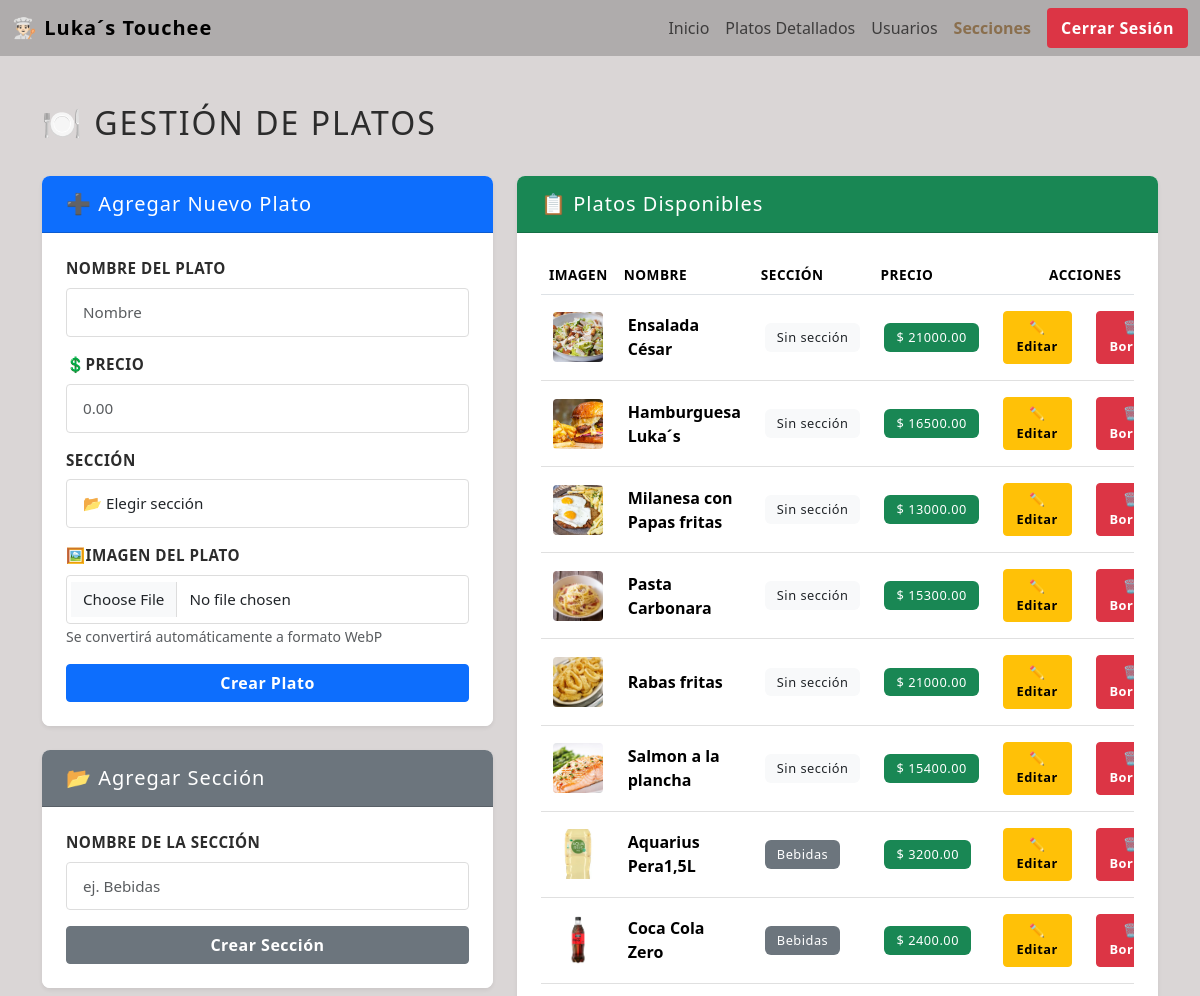
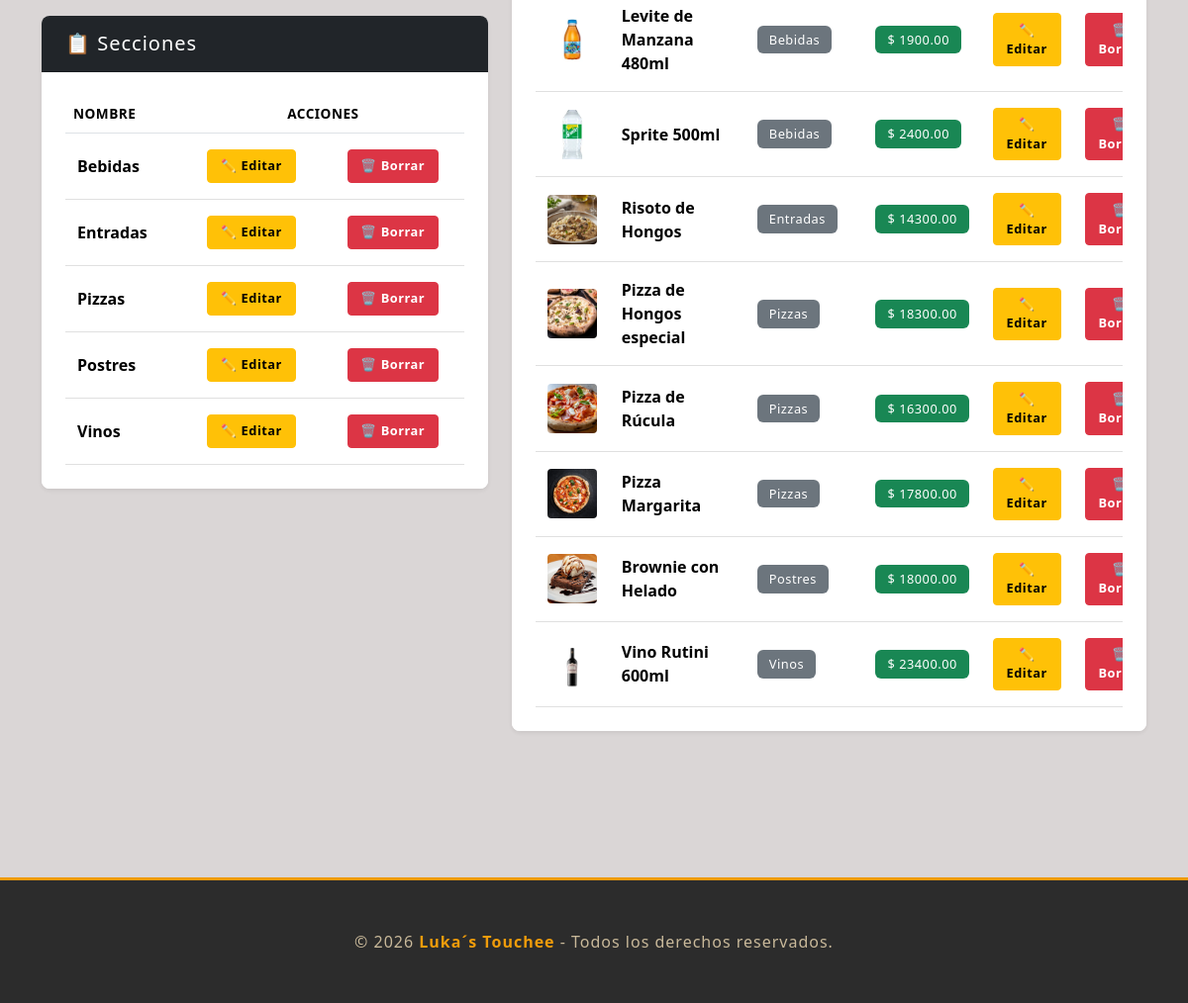
The app's page /admin/index.php (signed in) with its own data (2 pictures, top to bottom).
### tables this page shows
CREATE TABLE `secciones` (
  `id_seccion` int(11) NOT NULL,
  `nombre` varchar(20) NOT NULL
);

CREATE TABLE `comidas` (
  `id_comida` int(11) NOT NULL,
  `nombre` varchar(50) NOT NULL,
  `precio` decimal(10,2) NOT NULL,
  `imagen` varchar(255) DEFAULT NULL,
  `descripcion` text DEFAULT NULL,
  `fk_seccion` int(11) DEFAULT NULL
);

### admin/index.php (the view, shortened to what this page needs)
<?php
include_once("../config/config.php");
?>
<!DOCTYPE html>
<html lang="es">
<head>
    <link href="https://cdn.jsdelivr.net/npm/bootstrap@5.3.8/dist/css/bootstrap.min.css" rel="stylesheet"
>
    <link rel="stylesheet" href="../css/style.css">
</head>
<body class="admin-body">
    <header>
        <nav class="navbar navbar-expand-lg bg-body-tertiary">
            <div class="container-fluid">
                <a class="navbar-brand" href="../pages/inicio.php">👨🏻‍🍳 Luka´s Touchee</a>
                <div class="collapse navbar-collapse" id="navbarNavDropdown">
                    <ul class="navbar-nav ms-auto">
                        <li class="nav-item">
                            <a class="nav-link" href="../pages/inicio.php">Inicio</a>
                        </li>
                        <?php if(isset($_SESSION['fk_tipo_usuario']) && $_SESSION['fk_tipo_usuario'] == 1){ ?>
                        <li class="nav-item">
                                <a class="nav-link" href="../pages/platos_detallados.php">Platos Detallados</a>
                            </li>
                        <li class="nav-item">
                            <a class="nav-link" href="usuarios.php">Usuarios</a>
                        </li>
                        <li class="nav-item">
                            <a class="nav-link active" href="index.php">Secciones</a>
                        </li>
                        <?php } ?>
                        <?php if(isset($_SESSION['id_usuario'])){ ?>
                        <li class="nav-item">
                            <a class="btn btn-outline-danger ms-2" href="../components/logout.php">Cerrar Sesión</a>
                        </li>
                        <?php } ?>
                    </ul>
                </div>
            </div>
        </nav>
    </header>
    <main class="container py-5">
        <div class="row mb-4">
            <div class="col-12">
                <h1 class="admin-title">🍽️ Gestión de Platos</h1>
            </div>
        </div>
        <div class="row">
            <div class="col-lg-5 mb-4">
                <div class="card shadow-sm admin-card">
                    <div class="card-header bg-primary text-white">
                        <h5 class="mb-0">➕ Agregar Nuevo Plato</h5>
                    </div>
                    <div class="card-body">
                        <form action="ABM/alta_comida.php" method="post" enctype="multipart/form-data">
                            <div class="mb-3">
                                <label for="nombre" class="form-label">Nombre del Plato</label>
                                <input type="text" class="form-control" name="nombre" id="nombre" placeholder="Nombre" required>
                            </div>
                            <div class="mb-3">
                                <label for="precio" class="form-label">💲Precio</label>
                                <input type="number" class="form-control" name="precio" id="precio" placeholder="0.00" step="0.01" min="0" required>
                            </div>
                            <div class="mb-3">
                                <label for="fk_seccion" class="form-label">Sección</label>
                                <select class="form-control" name="fk_seccion" id="fk_seccion" required>
                                    <option value=""> 📂 Elegir sección </option>
                                </select>
                            </div>
                            <div class="mb-3">
                                <label for="imagen" class="form-label">🖼️Imagen del Plato</label>
                                <input type="file" class="form-control" name="imagen" id="imagen" accept="image/*" required>
                                <small class="text-muted">Se convertirá automáticamente a formato WebP</small>
                            </div>
                            <button type="submit" class="btn btn-primary w-100">Crear Plato</button>
                        </form>
                    </div>
                </div>
                <div class="card shadow-sm admin-card mt-4">
                    <div class="card-header bg-secondary text-white">
                        <h5 class="mb-0">📂 Agregar Sección</h5>
                    </div>
                    <div class="card-body">
                        <form action="ABM/alta_sec.php" method="get">
                            <div class="mb-3">
                                <label for="seccion" class="form-label">Nombre de la Sección</label>
                                <input type="text" class="form-control" name="seccion" id="seccion" placeholder="ej. Bebidas" required>
                            </div>
                            <button type="submit" class="btn btn-secondary w-100">Crear Sección</button>
                        </form>
                    </div>
                </div>
                <div class="card shadow-sm admin-card mt-4">
                    <div class="card-header bg-dark text-white">
                        <h5 class="mb-0">📋 Secciones</h5>
                    </div>
                    <div class="card-body">
                        <div class="table-responsive">
                            <table class="table table-hover mb-0">
                                <thead>
                                    <tr>
                                        <th>Nombre</th>
                                        <th colspan="2" class="text-center">Acciones</th>
                                    </tr>
                                </thead>
                                <tbody>
                                    <?php
                                    $consulta_secs = "SELECT * FROM `secciones` ORDER BY nombre ASC";
                                    $resultado_secs = mysqli_query($con, $consulta_secs);
                                    if(mysqli_num_rows($resultado_secs) > 0){
                                        while($fila_sec = mysqli_fetch_array($resultado_secs)){
                                            print "
                                                <tr>
                                                    <td class='align-middle'><strong>$fila_sec[nombre]</strong></td>
                                                    <td class='text-center'><a class='btn btn-sm btn-warning' href='ABM/mod_sec.php?id=$fila_sec[id_seccion]'>✏️ Editar</a></td>
                                                    <td class='text-center'><a class='btn btn-sm btn-danger' href='ABM/baja_sec.php?id=$fila_sec[id_seccion]' onclick='return confirm(\"¿Seguro que deseas borrar esta sección?\")'>🗑️ Borrar</a></td>
                                                </tr>
                                            ";
                                        }
                                    } else {
                                        print "<tr><td colspan='3' class='text-center text-muted py-4'>No hay secciones registradas</td></tr>";
                                    }
                                    ?>
                                </tbody>
                            </table>
                        </div>
                    </div>
                </div>
            </div>
            <div class="col-lg-7">
                <div class="card shadow-sm admin-card">
                    <div class="card-header bg-success text-white">
                        <h5 class="mb-0">📋 Platos Disponibles</h5>
                    </div>
                    <div class="card-body">
                        <div class="table-responsive">
                            <table class="table table-hover mb-0">
                                <thead>
                                    <tr>
                                        <th>Imagen</th>
                                        <th>Nombre</th>
                                        <th>Sección</th>
                                        <th>Precio</th>
                                        <th colspan="2" class="text-center">Acciones</th>
                                    </tr>
                                </thead>
                                <tbody>
                                    <?php
                                    $consulta = "SELECT c.*, s.nombre AS nombre_seccion FROM `comidas` c LEFT JOIN `secciones` s ON c.fk_seccion = s.id_seccion ORDER BY s.nombre ASC, c.nombre ASC";
                                    $resultado = mysqli_query($con, $consulta);
                                    if(mysqli_num_rows($resultado) > 0) {
                                        while ($fila = mysqli_fetch_array($resultado)) {
                                            $seccion_label = $fila['nombre_seccion'] ? "<span class='badge bg-secondary'>$fila[nombre_seccion]</span>" : "<span class='badge bg-light text-dark'>Sin sección</span>";
                                            print "
                                                <tr>
                                                    <td class='align-middle'><img src='../imgs/$fila[id_comida].webp' alt='$fila[nombre]' style='width: 50px; height: 50px; object-fit: cover; border-radius: 4px;' onerror=\"this.src='../imgs/default.webp'\"></td>
                                                    <td class='align-middle'><strong>$fila[nombre]</strong></td>
                                                    <td class='align-middle'>$seccion_label</td>
                                                    <td class='align-middle'><span class='badge bg-success'>$ $fila[precio]</span></td>
                                                    <td class='text-center'><a class='btn btn-sm btn-warning' href='ABM/editar_plato.php?id=$fila[id_comida]'>✏️ Editar</a></td>
                                                    <td class='text-center'><a class='btn btn-sm btn-danger' href='ABM/baja_comida.php?id=$fila[id_comida]' onclick='return confirm(\"¿Seguro que deseas borrar este plato?\")'>🗑️ Borrar</a></td>
                                                </tr>
                                            ";
                                        }
                                    } else {
                                        print "<tr><td colspan='6' class='text-center text-muted py-4'>No hay platos registrados</td></tr>";
                                    }
                                    ?>
                                </tbody>
                            </table>
                        </div>
                    </div>
                </div>
            </div>
        </div>
    </main>
<footer class="footer">
        <div class="footer-content">
            <p>&copy; 2026 <strong>Luka´s Touchee</strong> - Todos los derechos reservados.</p>
        </div>
    </footer>
</body>
</html>

### css/style.css (style rules this page uses)
label { display: block; }
body { background-color: #afacac !important; color: #2c2c2c; }
.admin-body { background-color: #dad6d6 !important; color: #2c2c2c; }
.navbar-brand { font-weight: 600; letter-spacing: 1px; }
.nav-link { font-weight: 500; transition: color 0.3s ease; }
.nav-link.active { color: #8a6f4e !important; font-weight: 600; }
.btn-outline-danger { border-width: 2px; font-weight: 600; }
.navbar-expand-lg, bg-body-tertiary { background-color: #afacac !important; }
.admin-title { font-size: 2rem; font-weight: 300; letter-spacing: 2px; color: #2c2c2c; margin-bottom: 10px; text-transform: uppercase; }
.admin-card { border: none; border-radius: 8px; overflow: hidden; margin-bottom: 20px; }
.admin-card .card-header { padding: 1rem 1.5rem; font-weight: 600; letter-spacing: 1px; }
.admin-card .card-body { padding: 1.5rem; background-color: #ffffff; }
.table { margin-bottom: 0; }
.table thead { background-color: #f8f5f0; font-weight: 600; color: #2c2c2c; text-transform: uppercase; font-size: 0.85rem; letter-spacing: 0.5px; }
.table tbody tr { border-bottom: 1px solid #e0e0e0; transition: background-color 0.2s ease; }
.table tbody td { padding: 1rem 0.75rem; vertical-align: middle; }
.badge { padding: 0.5rem 0.75rem; font-weight: 500; font-size: 0.8rem; letter-spacing: 0.5px; }
.form-control, .form-select { border-radius: 4px; border: 1px solid #ddd; padding: 0.75rem 1rem; font-size: 0.95rem; transition: border-color 0.3s ease, box-shadow 0.3s ease; }
.form-label { font-weight: 600; color: #2c2c2c; margin-bottom: 0.5rem; font-size: 0.95rem; text-transform: uppercase; letter-spacing: 0.5px; }
.btn { font-weight: 600; border-radius: 4px; transition: all 0.2s ease; letter-spacing: 0.5px; }
.btn-primary { background-color: #0d6efd; border-color: #0d6efd; }
.btn-warning { background-color: #ffc107; border-color: #ffc107; color: #000; }
.btn-danger { background-color: #dc3545; border-color: #dc3545; }
a.btn.btn-outline-danger.ms-2 { border-width: 2px; font-weight: 600; background-color: #dc3545; border-color: #dc3545; color: #fff; }
.btn-sm { padding: 0.4rem 0.8rem; font-size: 0.8rem; }
.footer { background-color: #2c2c2c; color: #c9b99a; padding: 50px 20px; margin-top: 80px; border-top: 3px solid #f09c0b; }
.footer-content { text-align: center; font-size: 1rem; }
.footer-content p { margin: 0; letter-spacing: 1px; }
.footer-content strong { color: #f09c0b; font-weight: 600; }

### records on screen
secciones: nombre "Bebidas"
secciones: nombre "Entradas"
secciones: nombre "Pizzas"
secciones: nombre "Postres"
secciones: nombre "Vinos"
comidas: shows a picture, nombre "Ensalada César", shows "Sin sección", precio "21000.00"
comidas: shows a picture, nombre "Hamburguesa Luka´s", shows "Sin sección", precio "16500.00"
comidas: shows a picture, nombre "Milanesa con Papas fritas", shows "Sin sección", precio "13000.00"
comidas: shows a picture, nombre "Pasta Carbonara", shows "Sin sección", precio "15300.00"
comidas: shows a picture, nombre "Rabas fritas", shows "Sin sección", precio "21000.00"
comidas: shows a picture, nombre "Salmon a la plancha", shows "Sin sección", precio "15400.00"
comidas: shows a picture, nombre "Aquarius Pera1,5L", fk_seccion.nombre "Bebidas", precio "3200.00"
comidas: shows a picture, nombre "Coca Cola Zero", fk_seccion.nombre "Bebidas", precio "2400.00"
comidas: shows a picture, nombre "Levite de Manzana 480ml", fk_seccion.nombre "Bebidas", precio "1900.00"
comidas: shows a picture, nombre "Sprite 500ml", fk_seccion.nombre "Bebidas", precio "2400.00"
comidas: shows a picture, nombre "Risoto de Hongos", fk_seccion.nombre "Entradas", precio "14300.00"
comidas: shows a picture, nombre "Pizza de Hongos especial", fk_seccion.nombre "Pizzas", precio "18300.00"
comidas: shows a picture, nombre "Pizza de Rúcula", fk_seccion.nombre "Pizzas", precio "16300.00"
comidas: shows a picture, nombre "Pizza Margarita", fk_seccion.nombre "Pizzas", precio "17800.00"
comidas: shows a picture, nombre "Brownie con Helado", fk_seccion.nombre "Postres", precio "18000.00"
comidas: shows a picture, nombre "Vino Rutini 600ml", fk_seccion.nombre "Vinos", precio "23400.00"
